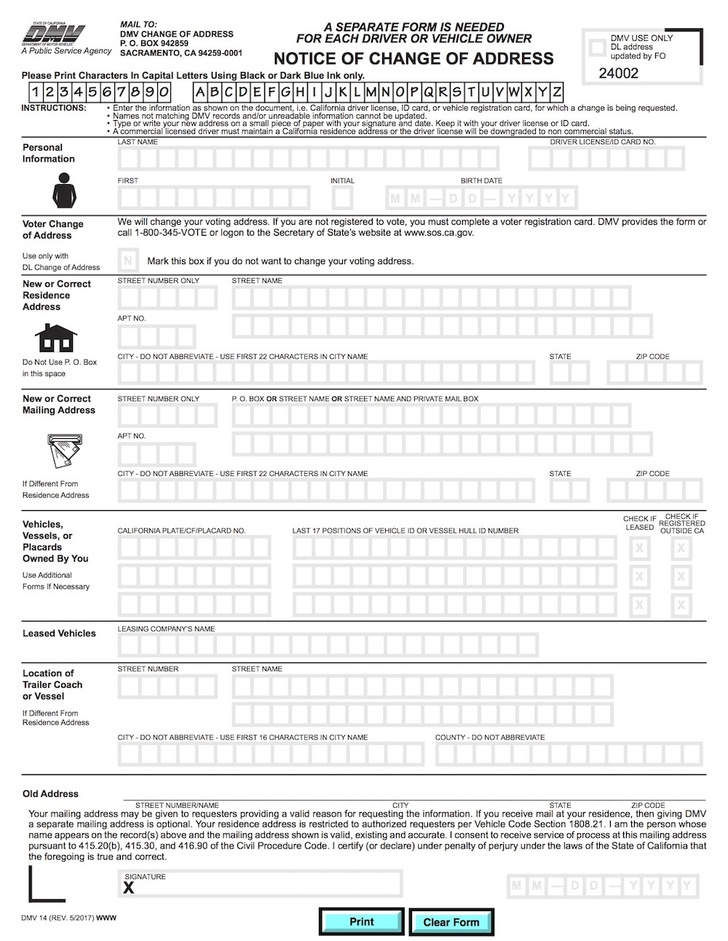
#> input picture Computer Vision/Image Alignment/images/form.jpg, 728 x 941 px, shrunk from 1000 x 1293 before the run
$ jupyter execute Image_Alignment.ipynb
#> lines starting #> are read from the running program, lines starting #| are printed output that depends on the picture
# Document Alignment
### Complete # TODO

[cell 1]
# Imports
import os
import cv2
import numpy as np
import matplotlib.pyplot as plt

## Step 1: Read Tempalate and Scanned Image

[cell 2]
# Define the path to the reference image file using os.path.join for cross-platform compatibility
refFilename = os.path.join("images", "form.jpg")
# Read the reference image in color mode
im1 = cv2.imread(refFilename)
#> im1 is the input picture: shape (941, 728, 3); mean B, G, R 237.2, 237.3, 237

# Convert the reference image from BGR to RGB format
im1 = cv2.cvtColor(im1, cv2.COLOR_BGR2RGB)

# Define the path to the image to be aligned using os.path.join for cross-platform compatibility
imFilename = os.path.join("images", "scanned-form.jpg")

# Read the image to be aligned in color mode
im2 = cv2.imread(imFilename)
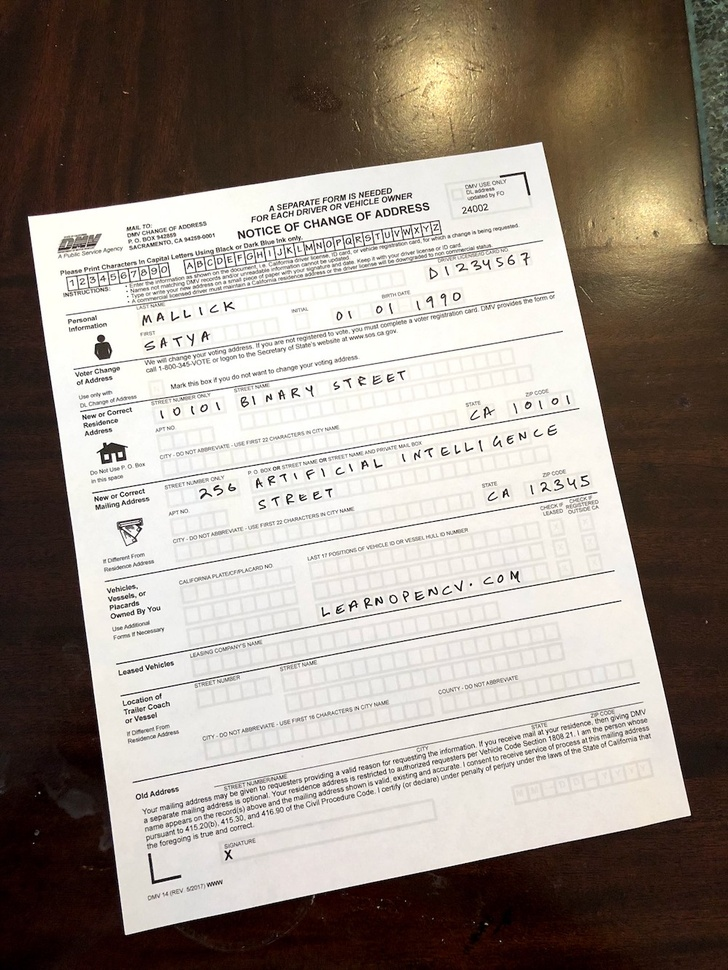
#> input picture Computer Vision/Image Alignment/scanned-form.jpg, 728 x 970 px, shrunk from 1000 x 1333 before the run, found by its file name
#> im2 is the input picture: shape (970, 728, 3); mean B, G, R 135.9, 144.8, 154.5

# Convert the image to be aligned from BGR to RGB format
im2 = cv2.cvtColor(im2, cv2.COLOR_BGR2RGB)

[cell 3]
# Display the reference image (im1)
plt.figure(figsize=(10, 5))
plt.subplot(1, 2, 1)
plt.imshow(im1)
plt.title('Reference Image (form.jpg)')
plt.axis('off')

# Display the image to be aligned (im2)
plt.subplot(1, 2, 2)
plt.imshow(im2)
plt.title('Image to be Aligned (scanned-form.jpg)')
plt.axis('off')

# Show the images
plt.show()
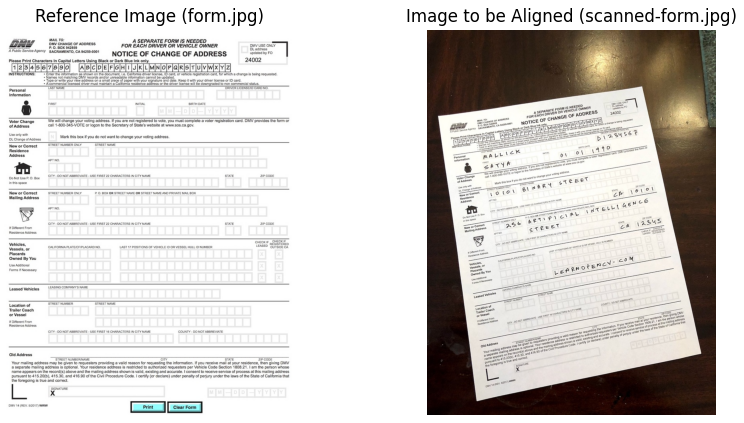
#> figure drawn by matplotlib, 2 panels

## Step 2: Find keypoints in both Images

Think of keypoints as corner points that are stable under image transformations

[cell 4]
# Define the path to the reference image file using os.path.join for cross-platform compatibility
refFilename = os.path.join("images", "form.jpg")
im1 = cv2.imread(refFilename)
im1 = cv2.cvtColor(im1, cv2.COLOR_BGR2RGB)

# Define the path to the image to be aligned using os.path.join for cross-platform compatibility
imFilename = os.path.join("images", "scanned-form.jpg")
im2 = cv2.imread(imFilename)
im2 = cv2.cvtColor(im2, cv2.COLOR_BGR2RGB)

# Convert images to grayscale
im1_gray = cv2.cvtColor(im1, cv2.COLOR_RGB2GRAY)
im2_gray = cv2.cvtColor(im2, cv2.COLOR_RGB2GRAY)
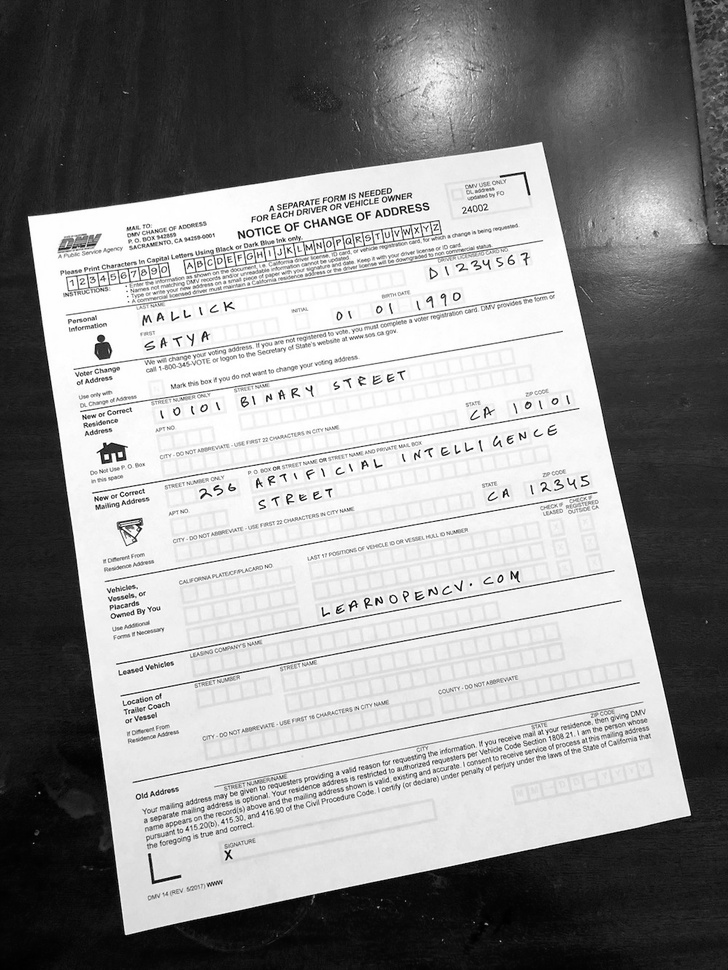
#> im2_gray: shape (970, 728); min 0, max 255, mean 146.7

# Detect ORB features using OpenCV and compute descriptors.
MAX_NUM_FEATURES = 500
orb = cv2.ORB_create(MAX_NUM_FEATURES)

keypoints1, descriptors1 = orb.detectAndCompute(im1_gray, None)
#> keypoints1 = 500 keypoints; strongest (x, y, size): (360, 58, 31), (356, 53, 31), (292, 56, 37.2), (378, 61, 31)
keypoints2, descriptors2 = orb.detectAndCompute(im2_gray, None)
#> keypoints2 = 500 keypoints; strongest (x, y, size): (429, 590, 31), (582, 477, 31), (353, 601, 31), (285, 226, 31)

# Draw keypoints on the images
im1_display = cv2.drawKeypoints(
    im1,
    keypoints1,
    outImage=np.array([]),
    color=(255, 0, 0),
    flags=cv2.DRAW_MATCHES_FLAGS_DRAW_RICH_KEYPOINTS,
)
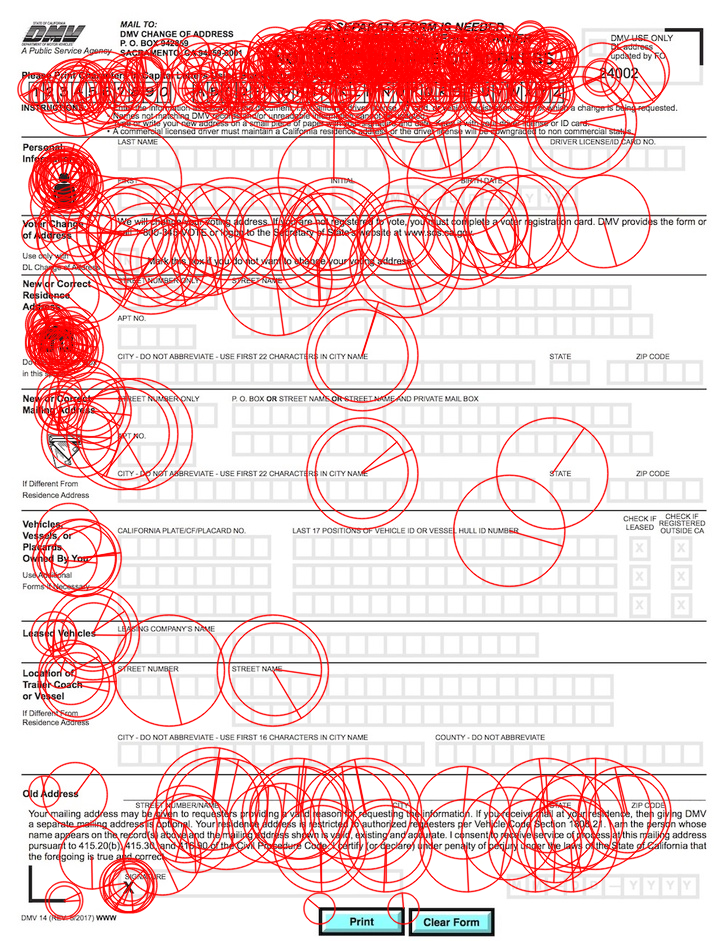
#> im1_display: shape (941, 728, 3); mean R, G, B 241.1, 209.5, 209.5

im2_display = cv2.drawKeypoints(
    im2,
    keypoints2,
    outImage=np.array([]),
    color=(255, 0, 0),
    flags=cv2.DRAW_MATCHES_FLAGS_DRAW_RICH_KEYPOINTS,
)
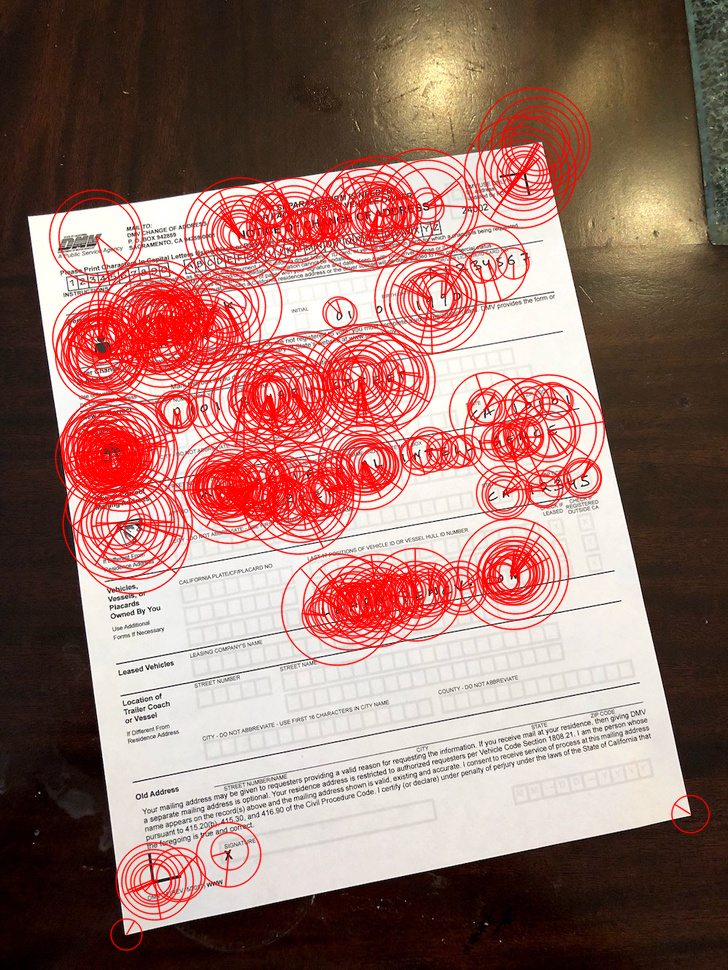
#> im2_display: shape (970, 728, 3); mean R, G, B 158.1, 117.4, 109

[cell 5]
# Plot the images with keypoints
plt.figure(figsize=(10, 5))

# Display the reference image with keypoints
plt.subplot(1, 2, 1)
plt.imshow(im1_display)
plt.title('Reference Image with Keypoints')
plt.axis('off')

# Display the image to be aligned with keypoints
plt.subplot(1, 2, 2)
plt.imshow(im2_display)
plt.title('Image to be Aligned with Keypoints')
plt.axis('off')

# Show the images
plt.show()

## Step 3 : Match keypoints in the two image

[cell 6]
# Create a DescriptorMatcher object with the BRUTEFORCE_HAMMING algorithm.
# This matcher is used to compare feature descriptors and find the best matches.
matcher = cv2.BFMatcher(cv2.NORM_HAMMING, crossCheck=True)

# Match the feature descriptors from two images.
# The match() function finds the best matches between descriptors1 and descriptors2.
# The resulting matches are stored in a list.
matches = list(matcher.match(descriptors1, descriptors2))
#> matches = 153 matches

# Sort the matches based on their distance.
# The distance represents how similar the matched descriptors are.
# Sorting in ascending order (reverse=False) means the best matches (lowest distance) come first.
matches.sort(key=lambda x: x.distance, reverse=False)

# Determine the number of good matches to keep.
# Here, we keep the top 10% of matches.
numGoodMatches = int(len(matches) * 0.1)
#> numGoodMatches = 15

# Slice the sorted matches to keep only the top 'numGoodMatches'.
matches = matches[:numGoodMatches]
#> matches = 15 matches

[cell 7]
# Draw top matches
im_matches = cv2.drawMatches(im1, keypoints1, im2, keypoints2, matches, None)
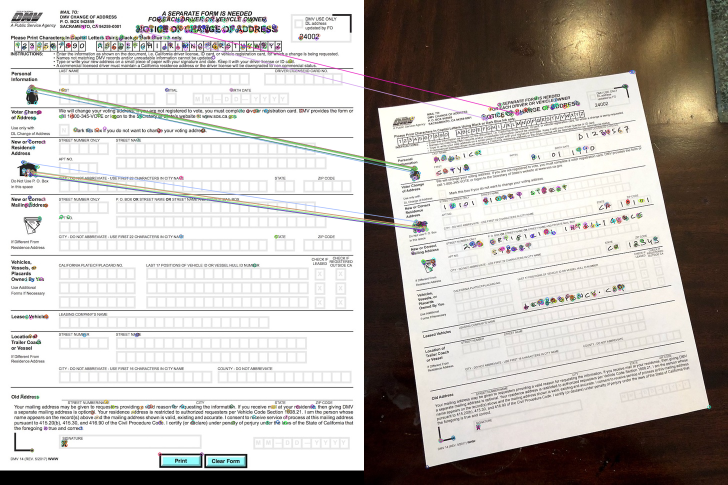
#> im_matches: shape (970, 1456, 3) (shown at 1/2 size); mean R, G, B 190.9, 186.2, 181.8

# Display im_matches
plt.figure(figsize=(12, 6))
plt.imshow(im_matches)
plt.title('Top Matches Between Images')
plt.axis('off')
plt.show()

## Step 4:  Find Homography

[cell 8]
# Extract location of good matches
points1 = np.zeros((len(matches), 2), dtype=np.float32)
#> points1 = 15 rows, first 8: [0, 0], [0, 0], [0, 0], [0, 0], [0, 0], [0, 0], [0, 0], [0, 0]
points2 = np.zeros((len(matches), 2), dtype=np.float32)
#> points2 has the same summary as points1

for i, match in enumerate(matches):
    points1[i, :] = keypoints1[match.queryIdx].pt
    points2[i, :] = keypoints2[match.trainIdx].pt
#> this loop made 15 passes
#> after the loop, points1 = 15 rows, first 8: [58.75, 176.3], [62.21, 172.8], [70.56, 349.9], [70.5, 348.4], [67.39, 176.3], [64.28, 342.1], [57.02, 181.4], [282.2, 61.92]; points2 = 15 rows, first 8: [97.2, 337.2], [99.6, 334.8], [124.8, 458.4], [123.8, 457.9], [103.2, 337.2], [119.5, 455], [96.48, 341.3], [244, 237]

# Find homography using RANSAC to reduce the effect of outliers
h, mask = cv2.findHomography(points2, points1, cv2.RANSAC)
#> h = [[1.48, -0.2, -9.22], [0.263, 1.7, -400.4], [-9.73e-05, 0.000421, 1]]; mask = [1, 1, 1, 1, 1, 1, 1, 1, 1, 1, 0, 1, 1, 1, 1]

# Optional: Show the homography matrix
print("Homography Matrix:")
print(h)
#| [[ 1.47794005e+00 -2.00255661e-01 -9.22400447e+00]
#|  [ 2.62812245e-01  1.70185580e+00 -4.00428921e+02]
#|  [-9.72936644e-05  4.20681872e-04  1.00000000e+00]]

## Step 5: Warp image

[cell 9]
# Use homography to warp image
height, width, channels = im1.shape
#> height = 941; width = 728; channels = 3
im2_reg = cv2.warpPerspective(im2, h, (width, height))
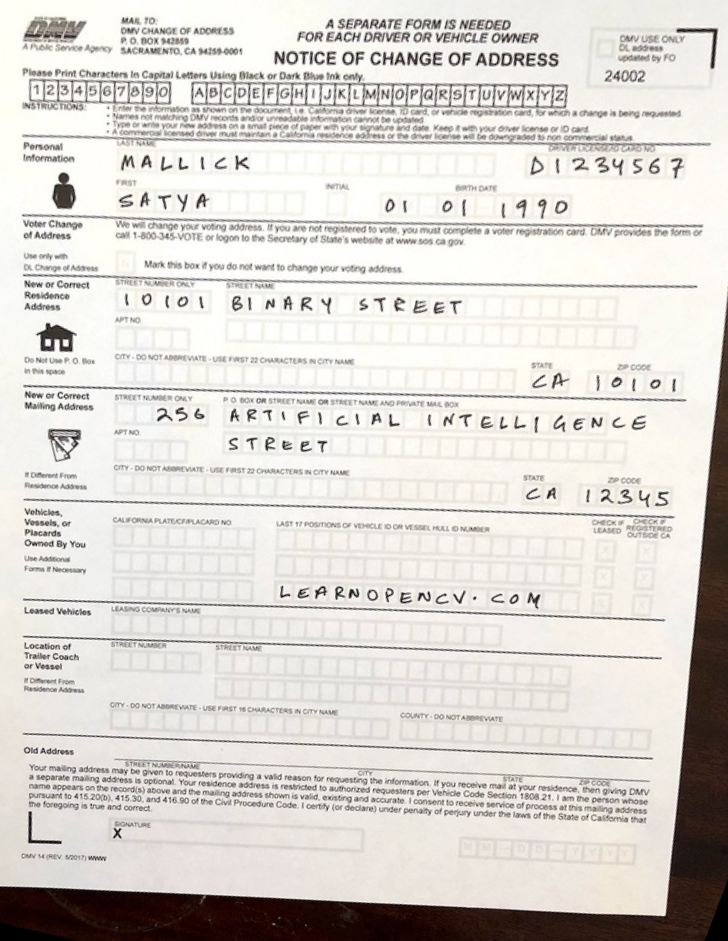
#> im2_reg: shape (941, 728, 3); mean R, G, B 217.4, 213.6, 208.6

# Display results
plt.figure(figsize=(12, 6))

# Display the original reference image
plt.subplot(1, 2, 1)
plt.imshow(im1)
plt.title('Reference Image')
plt.axis('off')

# Display the warped image
plt.subplot(1, 2, 2)
plt.imshow(im2_reg)
plt.title('Warped Image using Homography')
plt.axis('off')

# Show the images
plt.show()
